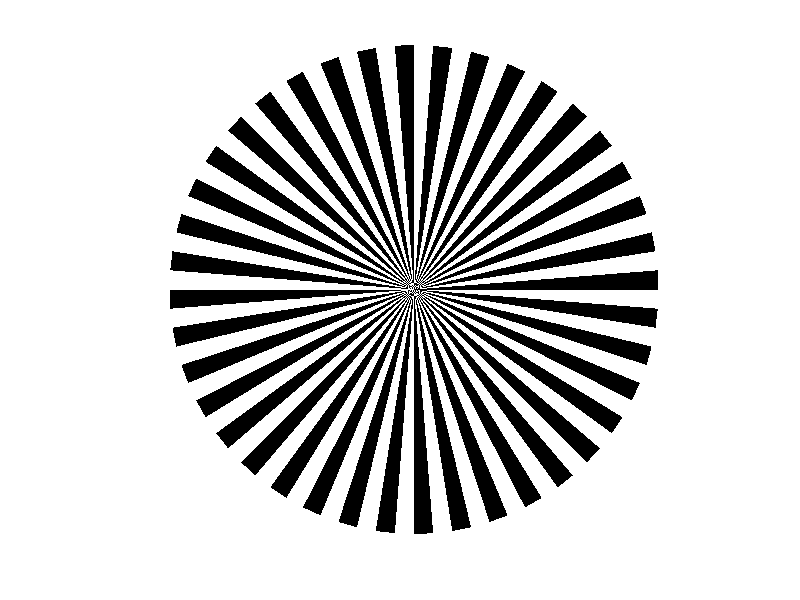

This chart was generated by the following MATLAB code:
function Siemens_star()
% Matlab source code for creating your own star
% Siemens Star
% Hans Strasburger, June 2018

number_of_spikes = 80;					% fill in as you wish
radius = 10;							% Siemens star radius

axis equal								% 1:1 aspect ratio
axis off								% but no frame
hold on                     			% fill graph one by one

% Define points along the circumference

theta=-pi:2*pi/number_of_spikes:pi;		% theta is a vector of angles
x = radius * cos(theta);				% a vector of points along the outer circumference
y = radius * sin(theta);				%       "

% Draw triangular spikes; leave every 2nd spike white
for k = 1 : (number_of_spikes/2)		% k goes from 1 to the number of endpoints along the circle

% A spike has 4 vertices, the first and last one ix`n the center, so the vectors X, Y, have length 4

X = [0 x(2*k-1) x(2*k) 0]
Y = [0 y(2*k-1) y(2*k) 0]
C = 'black'

p = patch(X, Y, C, 'EdgeColor','none')  % draws the spike (with no edge), using the 'patch' function

end                                 	% end of for loop

% Save the resulting Siemens star in vector graphics format to work properly (svg, eps, etc.)
% To do so, export figure from the pop-up menu appropriately
saveas(gcf,'myfigure.pdf')
% End of script